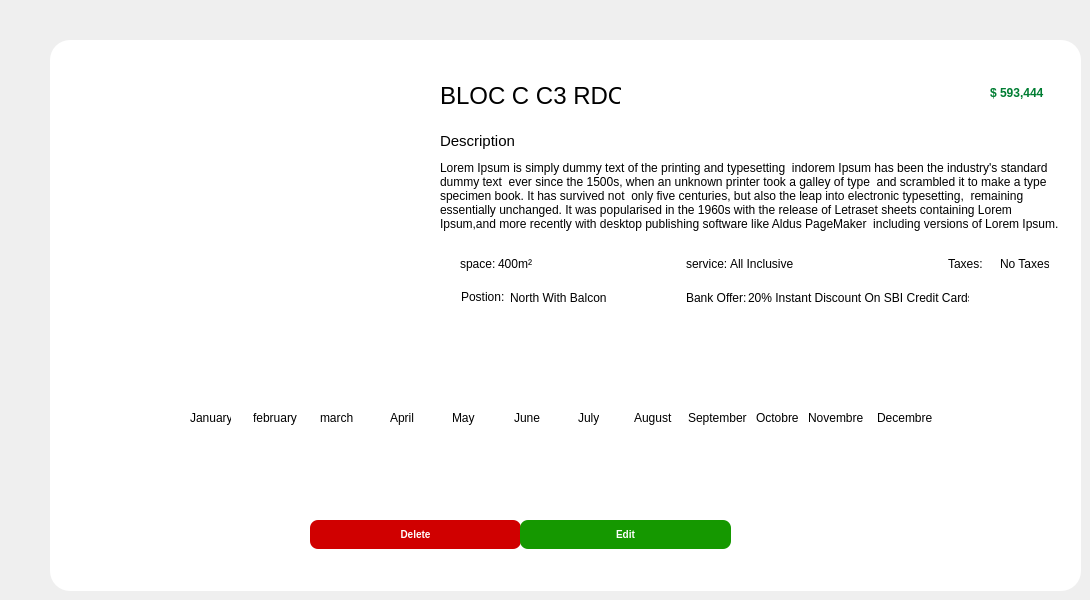
      <widget class="QWidget" name="edit_office_page_updated">
       <widget class="QWidget" name="description_office_container" native="true">
        <property name="geometry">
         <rect>
          <x>50</x>
          <y>40</y>
          <width>1031</width>
          <height>551</height>
         </rect>
        </property>
        <property name="styleSheet">
         <string notr="true">background-color:white;
border-radius:20px</string>
        </property>
        <widget class="QLabel" name="title_office">
         <property name="geometry">
          <rect>
           <x>390</x>
           <y>30</y>
           <width>181</width>
           <height>51</height>
          </rect>
         </property>
         <property name="font">
          <font>
           <pointsize>18</pointsize>
           <weight>50</weight>
           <italic>false</italic>
           <bold>false</bold>
          </font>
         </property>
         <property name="text">
          <string>BLOC C C3 RDC</string>
         </property>
        </widget>
        <widget class="QLabel" name="price_office">
         <property name="geometry">
          <rect>
           <x>940</x>
           <y>45</y>
           <width>61</width>
           <height>16</height>
          </rect>
         </property>
         <property name="font">
          <font>
           <weight>75</weight>
           <bold>true</bold>
          </font>
         </property>
         <property name="styleSheet">
          <string notr="true">color:#007D32;</string>
         </property>
         <property name="text">
          <string>$ 593,444</string>
         </property>
        </widget>
        <widget class="QLabel" name="description_label_office">
         <property name="geometry">
          <rect>
           <x>390</x>
           <y>85</y>
           <width>111</width>
           <height>31</height>
          </rect>
         </property>
         <property name="font">
          <font>
           <pointsize>11</pointsize>
          </font>
         </property>
         <property name="text">
          <string>Description</string>
         </property>
        </widget>
        <widget class="QLabel" name="description_text_office">
         <property name="geometry">
          <rect>
           <x>390</x>
           <y>100</y>
           <width>621</width>
           <height>111</height>
          </rect>
         </property>
         <property name="styleSheet">
          <string notr="true"/>
         </property>
         <property name="text">
          <string>Lorem Ipsum is simply dummy text of the printing and typesetting  indorem Ipsum has been the industry's standard dummy text  ever since the 1500s, when an unknown printer took a galley of type  and scrambled it to make a type specimen book. It has survived not  only five centuries, but also the leap into electronic typesetting,  remaining essentially unchanged. It was popularised in the 1960s with the release of Letraset sheets containing Lorem Ipsum,and more recently with desktop publishing software like Aldus PageMaker  including versions of Lorem Ipsum.</string>
         </property>
         <property name="wordWrap">
          <bool>true</bool>
         </property>
        </widget>
        <widget class="QLabel" name="point_office">
         <property name="geometry">
          <rect>
           <x>390</x>
           <y>221</y>
           <width>10</width>
           <height>10</height>
          </rect>
         </property>
         <property name="text">
          <string/>
         </property>
         <property name="pixmap">
          <pixmap resource="res.qrc">:/img/img/point_grey.png</pixmap>
         </property>
        </widget>
        <widget class="QLabel" name="point_office_2">
         <property name="geometry">
          <rect>
           <x>616</x>
           <y>221</y>
           <width>10</width>
           <height>10</height>
          </rect>
         </property>
         <property name="text">
          <string/>
         </property>
         <property name="pixmap">
          <pixmap resource="res.qrc">:/img/img/point_grey.png</pixmap>
         </property>
        </widget>
        <widget class="QLabel" name="point_office_3">
         <property name="geometry">
          <rect>
           <x>390</x>
           <y>253</y>
           <width>10</width>
           <height>10</height>
          </rect>
         </property>
         <property name="text">
          <string/>
         </property>
         <property name="pixmap">
          <pixmap resource="res.qrc">:/img/img/point_grey.png</pixmap>
         </property>
        </widget>
        <widget class="QLabel" name="point_office_4">
         <property name="geometry">
          <rect>
           <x>616</x>
           <y>253</y>
           <width>10</width>
           <height>10</height>
          </rect>
         </property>
         <property name="text">
          <string/>
         </property>
         <property name="pixmap">
          <pixmap resource="res.qrc">:/img/img/point_grey.png</pixmap>
         </property>
        </widget>
        <widget class="QLabel" name="point_office_5">
         <property name="geometry">
          <rect>
           <x>880</x>
           <y>221</y>
           <width>10</width>
           <height>10</height>
          </rect>
         </property>
         <property name="text">
          <string/>
         </property>
         <property name="pixmap">
          <pixmap resource="res.qrc">:/img/img/point_grey.png</pixmap>
         </property>
        </widget>
        <widget class="QLabel" name="space_office">
         <property name="geometry">
          <rect>
           <x>410</x>
           <y>216</y>
           <width>49</width>
           <height>16</height>
          </rect>
         </property>
         <property name="text">
          <string>space:</string>
         </property>
        </widget>
        <widget class="QLabel" name="service_label">
         <property name="geometry">
          <rect>
           <x>636</x>
           <y>216</y>
           <width>49</width>
           <height>16</height>
          </rect>
         </property>
         <property name="text">
          <string>service:</string>
         </property>
        </widget>
        <widget class="QLabel" name="taxes_label">
         <property name="geometry">
          <rect>
           <x>898</x>
           <y>216</y>
           <width>49</width>
           <height>16</height>
          </rect>
         </property>
         <property name="text">
          <string>Taxes:</string>
         </property>
        </widget>
        <widget class="QLabel" name="position_label_office">
         <property name="geometry">
          <rect>
           <x>411</x>
           <y>249</y>
           <width>49</width>
           <height>16</height>
          </rect>
         </property>
         <property name="text">
          <string>Postion:</string>
         </property>
        </widget>
        <widget class="QLabel" name="bankOffer_label_office">
         <property name="geometry">
          <rect>
           <x>636</x>
           <y>250</y>
           <width>71</width>
           <height>16</height>
          </rect>
         </property>
         <property name="text">
          <string>Bank Offer:</string>
         </property>
        </widget>
        <widget class="QLabel" name="space_description_office">
         <property name="geometry">
          <rect>
           <x>448</x>
           <y>216</y>
           <width>49</width>
           <height>16</height>
          </rect>
         </property>
         <property name="text">
          <string>400m²</string>
         </property>
        </widget>
        <widget class="QLabel" name="service_description_office">
         <property name="geometry">
          <rect>
           <x>680</x>
           <y>216</y>
           <width>71</width>
           <height>16</height>
          </rect>
         </property>
         <property name="text">
          <string>All Inclusive</string>
         </property>
        </widget>
        <widget class="QLabel" name="bankOffer_description_office">
         <property name="geometry">
          <rect>
           <x>698</x>
           <y>250</y>
           <width>221</width>
           <height>16</height>
          </rect>
         </property>
         <property name="text">
          <string>20% Instant Discount On SBI Credit Cards</string>
         </property>
        </widget>
        <widget class="QLabel" name="taxes_description_office">
         <property name="geometry">
          <rect>
           <x>950</x>
           <y>216</y>
           <width>49</width>
           <height>16</height>
          </rect>
         </property>
         <property name="text">
          <string>No Taxes</string>
         </property>
        </widget>
        <widget class="QLabel" name="position_description_office">
         <property name="geometry">
          <rect>
           <x>460</x>
           <y>250</y>
           <width>101</width>
           <height>16</height>
          </rect>
         </property>
         <property name="text">
          <string>North With Balcon</string>
         </property>
        </widget>
        <widget class="QPushButton" name="delete_office_button_more">
         <property name="geometry">
          <rect>
           <x>260</x>
           <y>480</y>
           <width>211</width>
           <height>29</height>
          </rect>
         </property>
         <property name="font">
          <font>
           <pointsize>-1</pointsize>
           <weight>62</weight>
           <italic>false</italic>
           <bold>true</bold>
          </font>
         </property>
         <property name="styleSheet">
          <string notr="true">
#delete_office_button_more:hover{
background-color:#A80000;
text-decoration:underline;
font-weight:bold;
}
#delete_office_button_more{position: absolute;
color:#fffffff;
background: #D00000;
border-radius: 8px;
font-style: normal;
font-weight: 500;
font-size: 10px;
line-height: 12px;
color:white;
}
</string>
         </property>
         <property name="text">
          <string>Delete</string>
         </property>
        </widget>
        <widget class="QStackedWidget" name="image_office_stacked">
         <property name="geometry">
          <rect>
           <x>40</x>
           <y>40</y>
           <width>311</width>
           <height>221</height>
          </rect>
         </property>
         <property name="styleSheet">
          <string notr="true">border-radius:20px;</string>
         </property>
         <widget class="QWidget" name="page_10">
          <property name="styleSheet">
           <string notr="true"/>
          </property>
          <widget class="QLabel" name="image_office_big">
           <property name="geometry">
            <rect>
             <x>0</x>
             <y>0</y>
             <width>311</width>
             <height>221</height>
            </rect>
           </property>
           <property name="styleSheet">
            <string notr="true">border-radius:10px;
background-image:url('C:/Users/Mon Pc/Desktop/Qt projects/BrainStormSpace/img/image_office.png');
background-repeat:no-repeat;</string>
           </property>
           <property name="text">
            <string/>
           </property>
          </widget>
         </widget>
         <widget class="QWidget" name="page_11"/>
        </widget>
        <widget class="QLabel" name="availblity_circle">
         <property name="geometry">
          <rect>
           <x>570</x>
           <y>50</y>
           <width>16</width>
           <height>16</height>
          </rect>
         </property>
         <property name="text">
          <string/>
         </property>
         <property name="pixmap">
          <pixmap resource="res.qrc">:/img/img/red_circle.png</pixmap>
         </property>
        </widget>
        <widget class="QWidget" name="tiemligne_office" native="true">
         <property name="geometry">
          <rect>
           <x>40</x>
           <y>310</y>
           <width>981</width>
           <height>91</height>
          </rect>
         </property>
         <widget class="QLabel" name="february_icon">
          <property name="geometry">
           <rect>
            <x>173</x>
            <y>30</y>
            <width>28</width>
            <height>28</height>
           </rect>
          </property>
          <property name="text">
           <string/>
          </property>
          <property name="pixmap">
           <pixmap resource="res.qrc">:/img/img/tiem_circle.png</pixmap>
          </property>
         </widget>
         <widget class="QLabel" name="january_icon">
          <property name="geometry">
           <rect>
            <x>110</x>
            <y>30</y>
            <width>28</width>
            <height>28</height>
           </rect>
          </property>
          <property name="text">
           <string/>
          </property>
          <property name="pixmap">
           <pixmap resource="res.qrc">:/img/img/tiem_circle.png</pixmap>
          </property>
         </widget>
         <widget class="QLabel" name="april_icon">
          <property name="geometry">
           <rect>
            <x>296</x>
            <y>30</y>
            <width>28</width>
            <height>28</height>
           </rect>
          </property>
          <property name="text">
           <string/>
          </property>
          <property name="pixmap">
           <pixmap resource="res.qrc">:/img/img/tiem_circle.png</pixmap>
          </property>
         </widget>
         <widget class="QLabel" name="march_icon">
          <property name="geometry">
           <rect>
            <x>234</x>
            <y>30</y>
            <width>28</width>
            <height>28</height>
           </rect>
          </property>
          <property name="text">
           <string/>
          </property>
          <property name="pixmap">
           <pixmap resource="res.qrc">:/img/img/tiem_circle.png</pixmap>
          </property>
         </widget>
         <widget class="QLabel" name="label_52">
          <property name="geometry">
           <rect>
            <x>138</x>
            <y>42</y>
            <width>35</width>
            <height>2</height>
           </rect>
          </property>
          <property name="text">
           <string/>
          </property>
          <property name="pixmap">
           <pixmap resource="res.qrc">:/img/img/laison.png</pixmap>
          </property>
         </widget>
         <widget class="QLabel" name="label_53">
          <property name="geometry">
           <rect>
            <x>200</x>
            <y>42</y>
            <width>35</width>
            <height>2</height>
           </rect>
          </property>
          <property name="text">
           <string/>
          </property>
          <property name="pixmap">
           <pixmap resource="res.qrc">:/img/img/laison.png</pixmap>
          </property>
         </widget>
         <widget class="QLabel" name="label_68">
          <property name="geometry">
           <rect>
            <x>261</x>
            <y>42</y>
            <width>35</width>
            <height>2</height>
           </rect>
          </property>
          <property name="text">
           <string/>
          </property>
          <property name="pixmap">
           <pixmap resource="res.qrc">:/img/img/laison.png</pixmap>
          </property>
         </widget>
         <widget class="QLabel" name="label_99">
          <property name="geometry">
           <rect>
            <x>323</x>
            <y>42</y>
            <width>35</width>
            <height>2</height>
           </rect>
          </property>
          <property name="text">
           <string/>
          </property>
          <property name="pixmap">
           <pixmap resource="res.qrc">:/img/img/laison.png</pixmap>
          </property>
         </widget>
         <widget class="QLabel" name="label_100">
          <property name="geometry">
           <rect>
            <x>510</x>
            <y>40</y>
            <width>35</width>
            <height>2</height>
           </rect>
          </property>
          <property name="text">
           <string/>
          </property>
          <property name="pixmap">
           <pixmap resource="res.qrc">:/img/img/laison.png</pixmap>
          </property>
         </widget>
         <widget class="QLabel" name="june_icon">
          <property name="geometry">
           <rect>
            <x>422</x>
            <y>28</y>
            <width>28</width>
            <height>28</height>
           </rect>
          </property>
          <property name="text">
           <string/>
          </property>
          <property name="pixmap">
           <pixmap resource="res.qrc">:/img/img/tiem_circle.png</pixmap>
          </property>
         </widget>
         <widget class="QLabel" name="may_icon">
          <property name="geometry">
           <rect>
            <x>359</x>
            <y>28</y>
            <width>28</width>
            <height>28</height>
           </rect>
          </property>
          <property name="text">
           <string/>
          </property>
          <property name="pixmap">
           <pixmap resource="res.qrc">:/img/img/tiem_circle.png</pixmap>
          </property>
         </widget>
         <widget class="QLabel" name="label_101">
          <property name="geometry">
           <rect>
            <x>449</x>
            <y>40</y>
            <width>35</width>
            <height>2</height>
           </rect>
          </property>
          <property name="text">
           <string/>
          </property>
          <property name="pixmap">
           <pixmap resource="res.qrc">:/img/img/laison.png</pixmap>
          </property>
         </widget>
         <widget class="QLabel" name="july_icon">
          <property name="geometry">
           <rect>
            <x>483</x>
            <y>28</y>
            <width>28</width>
            <height>28</height>
           </rect>
          </property>
          <property name="text">
           <string/>
          </property>
          <property name="pixmap">
           <pixmap resource="res.qrc">:/img/img/tiem_circle.png</pixmap>
          </property>
         </widget>
         <widget class="QLabel" name="label_102">
          <property name="geometry">
           <rect>
            <x>387</x>
            <y>40</y>
            <width>35</width>
            <height>2</height>
           </rect>
          </property>
          <property name="text">
           <string/>
          </property>
          <property name="pixmap">
           <pixmap resource="res.qrc">:/img/img/laison.png</pixmap>
          </property>
         </widget>
         <widget class="QLabel" name="label_103">
          <property name="geometry">
           <rect>
            <x>760</x>
            <y>40</y>
            <width>35</width>
            <height>2</height>
           </rect>
          </property>
          <property name="text">
           <string/>
          </property>
          <property name="pixmap">
           <pixmap resource="res.qrc">:/img/img/laison.png</pixmap>
          </property>
         </widget>
         <widget class="QLabel" name="september_icon">
          <property name="geometry">
           <rect>
            <x>610</x>
            <y>28</y>
            <width>28</width>
            <height>28</height>
           </rect>
          </property>
          <property name="text">
           <string/>
          </property>
          <property name="pixmap">
           <pixmap resource="res.qrc">:/img/img/tiem_circle.png</pixmap>
          </property>
         </widget>
         <widget class="QLabel" name="august_icon">
          <property name="geometry">
           <rect>
            <x>547</x>
            <y>28</y>
            <width>28</width>
            <height>28</height>
           </rect>
          </property>
          <property name="text">
           <string/>
          </property>
          <property name="pixmap">
           <pixmap resource="res.qrc">:/img/img/tiem_circle.png</pixmap>
          </property>
         </widget>
         <widget class="QLabel" name="label_104">
          <property name="geometry">
           <rect>
            <x>698</x>
            <y>40</y>
            <width>35</width>
            <height>2</height>
           </rect>
          </property>
          <property name="text">
           <string/>
          </property>
          <property name="pixmap">
           <pixmap resource="res.qrc">:/img/img/laison.png</pixmap>
          </property>
         </widget>
         <widget class="QLabel" name="label_105">
          <property name="geometry">
           <rect>
            <x>637</x>
            <y>40</y>
            <width>35</width>
            <height>2</height>
           </rect>
          </property>
          <property name="text">
           <string/>
          </property>
          <property name="pixmap">
           <pixmap resource="res.qrc">:/img/img/laison.png</pixmap>
          </property>
         </widget>
         <widget class="QLabel" name="octobre_icon">
          <property name="geometry">
           <rect>
            <x>671</x>
            <y>28</y>
            <width>28</width>
            <height>28</height>
           </rect>
          </property>
          <property name="text">
           <string/>
          </property>
          <property name="pixmap">
           <pixmap resource="res.qrc">:/img/img/tiem_circle.png</pixmap>
          </property>
         </widget>
         <widget class="QLabel" name="novembre_icon">
          <property name="geometry">
           <rect>
            <x>733</x>
            <y>28</y>
            <width>28</width>
            <height>28</height>
           </rect>
          </property>
          <property name="text">
           <string/>
          </property>
          <property name="pixmap">
           <pixmap resource="res.qrc">:/img/img/tiem_circle.png</pixmap>
          </property>
         </widget>
         <widget class="QLabel" name="label_106">
          <property name="geometry">
           <rect>
            <x>575</x>
            <y>40</y>
            <width>35</width>
            <height>2</height>
           </rect>
          </property>
          <property name="text">
           <string/>
          </property>
          <property name="pixmap">
           <pixmap resource="res.qrc">:/img/img/laison.png</pixmap>
          </property>
         </widget>
         <widget class="QLabel" name="december_icon">
          <property name="geometry">
           <rect>
            <x>793</x>
            <y>28</y>
            <width>28</width>
            <height>28</height>
           </rect>
          </property>
          <property name="text">
           <string/>
          </property>
          <property name="pixmap">
           <pixmap resource="res.qrc">:/img/img/tiem_circle.png</pixmap>
          </property>
         </widget>
         <widget class="QLabel" name="label_51">
          <property name="geometry">
           <rect>
            <x>100</x>
            <y>60</y>
            <width>41</width>
            <height>16</height>
           </rect>
          </property>
          <property name="text">
           <string>January</string>
          </property>
         </widget>
         <widget class="QLabel" name="label_108">
          <property name="geometry">
           <rect>
            <x>163</x>
            <y>60</y>
            <width>51</width>
            <height>16</height>
           </rect>
          </property>
          <property name="text">
           <string>february</string>
          </property>
         </widget>
         <widget class="QLabel" name="label_109">
          <property name="geometry">
           <rect>
            <x>230</x>
            <y>60</y>
            <width>41</width>
            <height>16</height>
           </rect>
          </property>
          <property name="text">
           <string>march</string>
          </property>
         </widget>
         <widget class="QLabel" name="label_110">
          <property name="geometry">
           <rect>
            <x>300</x>
            <y>60</y>
            <width>31</width>
            <height>16</height>
           </rect>
          </property>
          <property name="text">
           <string>April</string>
          </property>
         </widget>
         <widget class="QLabel" name="label_111">
          <property name="geometry">
           <rect>
            <x>362</x>
            <y>60</y>
            <width>27</width>
            <height>16</height>
           </rect>
          </property>
          <property name="text">
           <string>May</string>
          </property>
         </widget>
         <widget class="QLabel" name="label_112">
          <property name="geometry">
           <rect>
            <x>424</x>
            <y>60</y>
            <width>26</width>
            <height>16</height>
           </rect>
          </property>
          <property name="text">
           <string>June</string>
          </property>
         </widget>
         <widget class="QLabel" name="label_113">
          <property name="geometry">
           <rect>
            <x>488</x>
            <y>60</y>
            <width>21</width>
            <height>16</height>
           </rect>
          </property>
          <property name="text">
           <string>July</string>
          </property>
         </widget>
         <widget class="QLabel" name="label_114">
          <property name="geometry">
           <rect>
            <x>544</x>
            <y>60</y>
            <width>41</width>
            <height>16</height>
           </rect>
          </property>
          <property name="text">
           <string>August</string>
          </property>
         </widget>
         <widget class="QLabel" name="september_text">
          <property name="geometry">
           <rect>
            <x>598</x>
            <y>60</y>
            <width>61</width>
            <height>16</height>
           </rect>
          </property>
          <property name="text">
           <string>September</string>
          </property>
         </widget>
         <widget class="QLabel" name="label_116">
          <property name="geometry">
           <rect>
            <x>666</x>
            <y>60</y>
            <width>51</width>
            <height>16</height>
           </rect>
          </property>
          <property name="text">
           <string>Octobre</string>
          </property>
         </widget>
         <widget class="QLabel" name="label_117">
          <property name="geometry">
           <rect>
            <x>718</x>
            <y>60</y>
            <width>61</width>
            <height>16</height>
           </rect>
          </property>
          <property name="text">
           <string>Novembre</string>
          </property>
         </widget>
         <widget class="QLabel" name="label_118">
          <property name="geometry">
           <rect>
            <x>787</x>
            <y>60</y>
            <width>61</width>
            <height>16</height>
           </rect>
          </property>
          <property name="text">
           <string>Decembre</string>
          </property>
         </widget>
        </widget>
        <widget class="QPushButton" name="edit_office_button_more">
         <property name="geometry">
          <rect>
           <x>470</x>
           <y>480</y>
           <width>211</width>
           <height>29</height>
          </rect>
         </property>
         <property name="styleSheet">
          <string notr="true">#edit_office_button_more{
position: absolute;

background: #159800;
border-radius: 8px;
font-style: normal;
font-weight: 500;
font-size: 10px;
line-height: 12px;
color:white;
}
#edit_office_button_more:hover{
background-color:#107300;
text-decoration:underline;
font-weight: bold;
}</string>
         </property>
         <property name="text">
          <string>Edit</string>
         </property>
        </widget>
        <widget class="QLabel" name="label_26">
         <property name="geometry">
          <rect>
           <x>460</x>
           <y>470</y>
           <width>21</width>
           <height>49</height>
          </rect>
         </property>
         <property name="styleSheet">
          <string notr="true">background:transparent;
</string>
         </property>
         <property name="text">
          <string/>
         </property>
         <property name="pixmap">
          <pixmap resource="res.qrc">:/img/img/color_hack_button.png</pixmap>
         </property>
        </widget>
        <zorder>title_office</zorder>
        <zorder>price_office</zorder>
        <zorder>description_text_office</zorder>
        <zorder>point_office</zorder>
        <zorder>point_office_2</zorder>
        <zorder>point_office_3</zorder>
        <zorder>point_office_4</zorder>
        <zorder>point_office_5</zorder>
        <zorder>space_office</zorder>
        <zorder>service_label</zorder>
        <zorder>taxes_label</zorder>
        <zorder>position_label_office</zorder>
        <zorder>bankOffer_label_office</zorder>
        <zorder>space_description_office</zorder>
        <zorder>service_description_office</zorder>
        <zorder>bankOffer_description_office</zorder>
        <zorder>taxes_description_office</zorder>
        <zorder>position_description_office</zorder>
        <zorder>delete_office_button_more</zorder>
        <zorder>image_office_stacked</zorder>
        <zorder>availblity_circle</zorder>
        <zorder>description_label_office</zorder>
        <zorder>tiemligne_office</zorder>
        <zorder>edit_office_button_more</zorder>
        <zorder>label_26</zorder>
       </widget>
      </widget>
